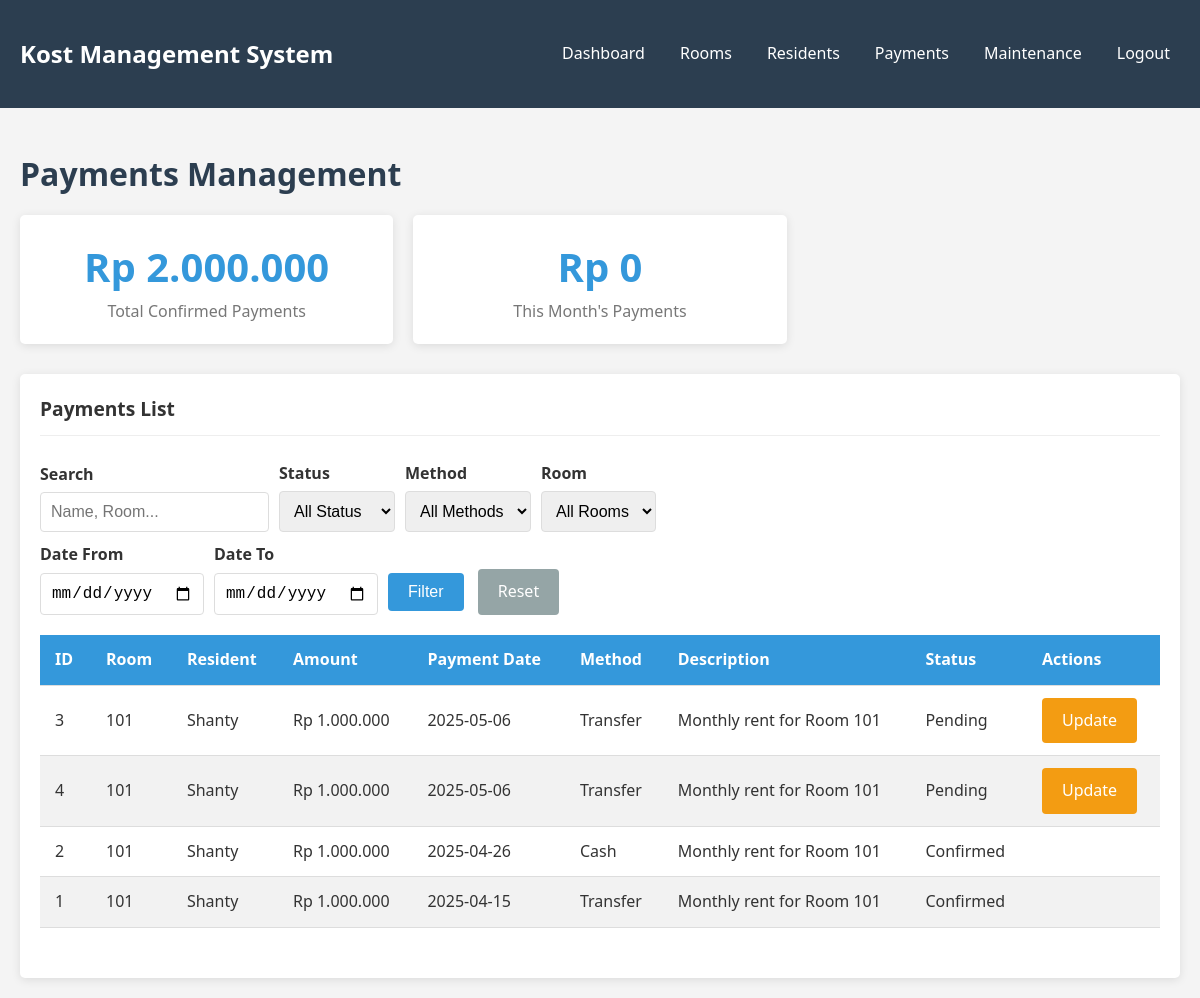
/admin/payments.php (signed in), run on the app's committed database.
### tables this page shows
CREATE TABLE `payments` (
  `id` int(11) NOT NULL,
  `resident_id` int(11) NOT NULL,
  `room_id` int(11) NOT NULL,
  `amount` decimal(10,2) NOT NULL,
  `payment_date` date NOT NULL,
  `payment_method` enum('cash','transfer','other') NOT NULL,
  `description` varchar(255) DEFAULT NULL,
  `status` enum('pending','confirmed','rejected') NOT NULL DEFAULT 'pending',
  `created_at` timestamp NOT NULL DEFAULT current_timestamp()
);

CREATE TABLE `rooms` (
  `id` int(11) NOT NULL,
  `room_number` varchar(10) NOT NULL,
  `floor` int(11) NOT NULL,
  `price` decimal(10,2) NOT NULL,
  `facilities` text DEFAULT NULL,
  `status` enum('available','occupied','maintenance') NOT NULL DEFAULT 'available'
);

CREATE TABLE `residents` (
  `id` int(11) NOT NULL,
  `user_id` int(11) NOT NULL,
  `room_id` int(11) DEFAULT NULL,
  `full_name` varchar(100) NOT NULL,
  `phone` varchar(20) NOT NULL,
  `emergency_contact` varchar(100) DEFAULT NULL,
  `id_card_number` varchar(50) NOT NULL,
  `check_in_date` date DEFAULT NULL,
  `check_out_date` date DEFAULT NULL,
  `status` enum('active','inactive') NOT NULL DEFAULT 'active'
);

### admin/payments.php (the view, shortened to what this page needs)
<?php
require_once "../config.php";
$records_per_page = 10;
$page = isset($_GET['page']) && is_numeric($_GET['page']) ? $_GET['page'] : 1;
$offset = ($page - 1) * $records_per_page;
$search = "";
$date_from = "";
$date_to = "";
$sql = "SELECT p.*, r.room_number, res.full_name
        FROM payments p
        JOIN rooms r ON p.room_id = r.id
        JOIN residents res ON p.resident_id = res.id
        WHERE 1=1 ";
$params = [];
$types = "";
$sql .= "ORDER BY p.payment_date DESC LIMIT ?, ?";
$params[] = $offset;
$params[] = $records_per_page;
$types .= "ii";
$stmt = mysqli_prepare($conn, $sql);
if($params){
    mysqli_stmt_bind_param($stmt, $types, ...$params);
}
mysqli_stmt_execute($stmt);
$payments = mysqli_stmt_get_result($stmt);
$total_sql = "SELECT SUM(amount) as total FROM payments WHERE status = 'confirmed'";
$total_result = mysqli_query($conn, $total_sql);
$total_amount = mysqli_fetch_assoc($total_result)['total'] ?? 0;
$month_sql = "SELECT SUM(amount) as total FROM payments WHERE status = 'confirmed' AND MONTH(payment_date) = MONTH(CURRENT_DATE()) AND YEAR(payment_date) = YEAR(CURRENT_DATE())";
$month_result = mysqli_query($conn, $month_sql);
$month_amount = mysqli_fetch_assoc($month_result)['total'] ?? 0;
?>
<!DOCTYPE html>
<html lang="en">
<head>
    <link rel="stylesheet" href="../css/style.css">
</head>
<body>
    <?php include "admin_navbar.php"; ?>
    <div class="container">
        <h1>Payments Management</h1>
        <div class="dashboard-cards">
            <div class="card stat-card">
                <div class="stat-value">Rp <?php echo number_format($total_amount, 0, ',', '.'); ?></div>
                <div class="stat-label">Total Confirmed Payments</div>
            </div>
            <div class="card stat-card">
                <div class="stat-value">Rp <?php echo number_format($month_amount, 0, ',', '.'); ?></div>
                <div class="stat-label">This Month's Payments</div>
            </div>
        </div>
        <div class="card">
            <div class="card-header">
                <div style="display: flex; justify-content: space-between; align-items: center;">
                    <span>Payments List</span>
                </div>
            </div>
            <div class="card-body">
                <form method="GET" action="<?php echo htmlspecialchars($_SERVER["PHP_SELF"]); ?>" style="margin-bottom: 20px;">
                    <div style="display: flex; gap: 10px; flex-wrap: wrap; align-items: flex-end;">
                        <div>
                            <label for="search">Search</label>
                            <input type="text" name="search" id="search" class="form-control" placeholder="Name, Room..." value="<?php echo htmlspecialchars($search); ?>">
                        </div>
                        <div>
                            <label for="status">Status</label>
                            <select name="status" id="status" class="form-control">
                                <option value="">All Status</option>
                            </select>
                        </div>
                        <div>
                            <label for="method">Method</label>
                            <select name="method" id="method" class="form-control">
                                <option value="">All Methods</option>
                            </select>
                        </div>
                        <div>
                            <label for="room">Room</label>
                            <select name="room" id="room" class="form-control">
                                <option value="">All Rooms</option>
                            </select>
                        </div>
                    </div>
                    <div style="display: flex; gap: 10px; flex-wrap: wrap; align-items: flex-end; margin-top: 10px;">
                        <div>
                            <label for="date_from">Date From</label>
                            <input type="date" name="date_from" id="date_from" class="form-control" value="<?php echo htmlspecialchars($date_from); ?>">
                        </div>
                        <div>
                            <label for="date_to">Date To</label>
                            <input type="date" name="date_to" id="date_to" class="form-control" value="<?php echo htmlspecialchars($date_to); ?>">
                        </div>
                        <div>
                            <button type="submit" class="btn btn-primary">Filter</button>
                            <a href="payments.php" class="btn btn-secondary ml-2">Reset</a>
                        </div>
                    </div>
                </form>
                <?php if(mysqli_num_rows($payments) > 0): ?>
                <div class="table-container">
                    <table>
                        <thead>
                            <tr>
                                <th>ID</th>
                                <th>Room</th>
                                <th>Resident</th>
                                <th>Amount</th>
                                <th>Payment Date</th>
                                <th>Method</th>
                                <th>Description</th>
                                <th>Status</th>
                                <th>Actions</th>
                            </tr>
                        </thead>
                        <tbody>
                            <?php while($row = mysqli_fetch_array($payments)): ?>
                            <tr>
                                <td><?php echo htmlspecialchars($row["id"]); ?></td>
                                <td><?php echo htmlspecialchars($row["room_number"]); ?></td>
                                <td><?php echo htmlspecialchars($row["full_name"]); ?></td>
                                <td>Rp <?php echo number_format($row["amount"], 0, ',', '.'); ?></td>
                                <td><?php echo htmlspecialchars($row["payment_date"]); ?></td>
                                <td><?php echo ucfirst(htmlspecialchars($row["payment_method"])); ?></td>
                                <td><?php echo htmlspecialchars(substr($row["description"], 0, 50)) . (strlen($row["description"]) > 50 ? "..." : ""); ?></td>
                                <td>
                                    <?php
                                    $status_class = '';
                                    switch($row["status"]) {
                                        case 'confirmed':
                                            $status_class = 'text-success';
                                            break;
                                        case 'pending':
                                            $status_class = 'text-warning';
                                            break;
                                    }
                                    echo "<span class='{$status_class}'>" . ucfirst(htmlspecialchars($row["status"])) . "</span>";
                                    ?>
                                </td>
                                <td>
                                    <?php if($row["status"] == "pending"): ?>
                                    <a href="payment_update.php?id=<?php echo $row['id']; ?>" class="btn btn-sm btn-warning">Update</a>
                                    <?php endif; ?>
                                </td>
                            </tr>
                            <?php endwhile; ?>
                        </tbody>
                    </table>
                </div>
                <?php else: ?>
                <p>No payment records found.</p>
                <?php endif; ?>
            </div>
        </div>
    </div>
</body>
</html>

### css/style.css (style rules this page uses)
:root { --primary-color: #3498db; --secondary-color: #2ecc71; --dark-color: #2c3e50; --light-color: #ecf0f1; --danger-color: #e74c3c; --warning-color: #f39c12; --success-color: #27ae60; }
* { box-sizing: border-box; margin: 0; padding: 0; }
body { font-family: 'Segoe UI', Tahoma, Geneva, Verdana, sans-serif; line-height: 1.6; background-color: #f4f4f4; color: #333; }
.container { width: 100%; max-width: 1200px; margin: 0 auto; padding: 20px; }
h1, h2, h3, h4 { margin-bottom: 15px; color: var(--dark-color); }
a { color: var(--primary-color); text-decoration: none; }
label { display: block; margin-bottom: 5px; font-weight: 600; }
.form-control { width: 100%; padding: 10px; border: 1px solid #ddd; border-radius: 4px; font-size: 16px; }
.btn { display: inline-block; padding: 10px 20px; background-color: var(--primary-color); color: white; border: none; border-radius: 4px; cursor: pointer; font-size: 16px; transition: background-color 0.3s; }
.btn-primary { background-color: var(--primary-color); }
.btn-secondary { background-color: #95a5a6; }
.btn-warning { background-color: var(--warning-color); }
.ml-2 { margin-left: 10px; }
.table-container { overflow-x: auto; }
table { width: 100%; border-collapse: collapse; margin-bottom: 20px; }
th, td { padding: 12px 15px; text-align: left; border-bottom: 1px solid #ddd; }
th { background-color: var(--primary-color); color: white; }
tr:nth-child(even) { background-color: #f2f2f2; }
.dashboard-cards { display: grid; grid-template-columns: repeat(auto-fill, minmax(300px, 1fr)); gap: 20px; margin-bottom: 30px; }
.card { background-color: white; border-radius: 5px; box-shadow: 0 2px 10px rgba(0, 0, 0, 0.1); padding: 20px; }
.card-header { font-weight: bold; font-size: 1.2rem; padding-bottom: 10px; border-bottom: 1px solid #eee; margin-bottom: 15px; }
.card-body { padding: 10px 0; }
.stat-card { text-align: center; padding: 20px; }
.stat-value { font-size: 2.5rem; font-weight: bold; color: var(--primary-color); }
.stat-label { font-size: 1rem; color: #777; }

### data on the page
payments: id "3", room.room_number "101", resident.full_name "Shanty", amount "1.000.000", payment_date "2025-05-06", payment_method "Transfer", description "Monthly rent for Room 101", status "Pending"
payments: id "4", room.room_number "101", resident.full_name "Shanty", amount "1.000.000", payment_date "2025-05-06", payment_method "Transfer", description "Monthly rent for Room 101", status "Pending"
payments: id "2", room.room_number "101", resident.full_name "Shanty", amount "1.000.000", payment_date "2025-04-26", payment_method "Cash", description "Monthly rent for Room 101", status "Confirmed"
payments: id "1", room.room_number "101", resident.full_name "Shanty", amount "1.000.000", payment_date "2025-04-15", payment_method "Transfer", description "Monthly rent for Room 101", status "Confirmed"

### other printed values
$total_amount "2.000.000"
$month_amount "0"
